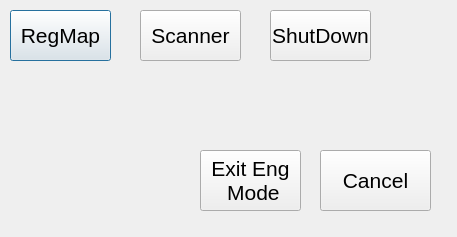
<?xml version="1.0" encoding="UTF-8"?>
<ui version="4.0">
 <class>EngineerMenu</class>
 <widget class="QDialog" name="EngineerMenu">
  <property name="geometry">
   <rect>
    <x>0</x>
    <y>0</y>
    <width>457</width>
    <height>237</height>
   </rect>
  </property>
  <property name="windowTitle">
   <string>Engineer Menu</string>
  </property>
  <widget class="QPushButton" name="regmap">
   <property name="geometry">
    <rect>
     <x>10</x>
     <y>10</y>
     <width>101</width>
     <height>51</height>
    </rect>
   </property>
   <property name="font">
    <font>
     <pointsize>16</pointsize>
     <weight>50</weight>
     <bold>false</bold>
    </font>
   </property>
   <property name="text">
    <string>RegMap</string>
   </property>
  </widget>
  <widget class="QPushButton" name="scanner">
   <property name="geometry">
    <rect>
     <x>140</x>
     <y>10</y>
     <width>101</width>
     <height>51</height>
    </rect>
   </property>
   <property name="font">
    <font>
     <pointsize>16</pointsize>
    </font>
   </property>
   <property name="text">
    <string>Scanner</string>
   </property>
  </widget>
  <widget class="QPushButton" name="shutdown">
   <property name="geometry">
    <rect>
     <x>270</x>
     <y>10</y>
     <width>101</width>
     <height>51</height>
    </rect>
   </property>
   <property name="font">
    <font>
     <pointsize>16</pointsize>
    </font>
   </property>
   <property name="text">
    <string>ShutDown</string>
   </property>
  </widget>
  <widget class="QPushButton" name="exit">
   <property name="geometry">
    <rect>
     <x>200</x>
     <y>150</y>
     <width>101</width>
     <height>61</height>
    </rect>
   </property>
   <property name="font">
    <font>
     <pointsize>16</pointsize>
    </font>
   </property>
   <property name="text">
    <string>Exit Eng
 Mode</string>
   </property>
  </widget>
  <widget class="QPushButton" name="cancel">
   <property name="geometry">
    <rect>
     <x>320</x>
     <y>150</y>
     <width>111</width>
     <height>61</height>
    </rect>
   </property>
   <property name="font">
    <font>
     <pointsize>16</pointsize>
    </font>
   </property>
   <property name="text">
    <string>Cancel</string>
   </property>
  </widget>
 </widget>
 <resources/>
 <connections/>
</ui>
